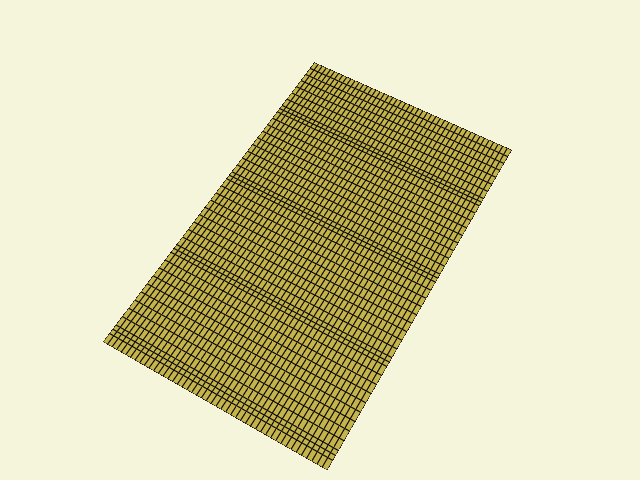

Recreate this plot in Python.
#!/usr/bin/env python

# Create a rectilinear grid and extract a plane using a geometry filter.

# Factory overrides: importing these modules registers the OpenGL rendering
# and interaction style implementations for vtkRenderingCore factory classes.
import vtkmodules.vtkInteractionStyle  # noqa: F401
import vtkmodules.vtkRenderingOpenGL2  # noqa: F401

# VTK pipeline classes used in this example
from vtkmodules.vtkCommonCore import vtkDoubleArray
from vtkmodules.vtkCommonDataModel import vtkRectilinearGrid
from vtkmodules.vtkFiltersGeometry import vtkRectilinearGridGeometryFilter
from vtkmodules.vtkRenderingCore import (
    vtkActor,
    vtkPolyDataMapper,
    vtkRenderWindow,
    vtkRenderWindowInteractor,
    vtkRenderer,
)

# Colors (normalized RGB)
banana_rgb = (0.890, 0.812, 0.341)
beige_rgb = (0.961, 0.961, 0.863)

# Source: define coordinates along each axis
x = [-1.22396, -1.17188, -1.11979, -1.06771, -1.01562, -0.963542, -0.911458,
     -0.859375, -0.807292, -0.755208, -0.703125, -0.651042, -0.598958,
     -0.546875, -0.494792, -0.442708, -0.390625, -0.338542, -0.286458,
     -0.234375, -0.182292, -0.130209, -0.078125, -0.026042, 0.0260415,
     0.078125, 0.130208, 0.182291, 0.234375, 0.286458, 0.338542, 0.390625,
     0.442708, 0.494792, 0.546875, 0.598958, 0.651042, 0.703125, 0.755208,
     0.807292, 0.859375, 0.911458, 0.963542, 1.01562, 1.06771, 1.11979,
     1.17188]
y = [-1.25, -1.17188, -1.09375, -1.01562, -0.9375, -0.859375, -0.78125,
     -0.703125, -0.625, -0.546875, -0.46875, -0.390625, -0.3125, -0.234375,
     -0.15625, -0.078125, 0, 0.078125, 0.15625, 0.234375, 0.3125, 0.390625,
     0.46875, 0.546875, 0.625, 0.703125, 0.78125, 0.859375, 0.9375, 1.01562,
     1.09375, 1.17188, 1.25]
z = [0, 0.1, 0.2, 0.3, 0.4, 0.5, 0.6, 0.7, 0.75, 0.8, 0.9, 1, 1.1, 1.2,
     1.3, 1.4, 1.5, 1.6, 1.7, 1.75, 1.8, 1.9, 2, 2.1, 2.2, 2.3, 2.4, 2.5,
     2.6, 2.7, 2.75, 2.8, 2.9, 3, 3.1, 3.2, 3.3, 3.4, 3.5, 3.6, 3.7, 3.75,
     3.8, 3.9]

x_coords = vtkDoubleArray()
for val in x:
    x_coords.InsertNextValue(val)

y_coords = vtkDoubleArray()
for val in y:
    y_coords.InsertNextValue(val)

z_coords = vtkDoubleArray()
for val in z:
    z_coords.InsertNextValue(val)

# RectilinearGrid: assemble the grid from coordinate arrays
rgrid = vtkRectilinearGrid()
rgrid.SetDimensions(len(x), len(y), len(z))
rgrid.SetXCoordinates(x_coords)
rgrid.SetYCoordinates(y_coords)
rgrid.SetZCoordinates(z_coords)

# GeometryFilter: extract a plane (constant y=16) from the grid
plane = vtkRectilinearGridGeometryFilter()
plane.SetInputData(rgrid)
plane.SetExtent(0, len(x) - 1, 16, 16, 0, len(z) - 1)

# Mapper: map the extracted plane to graphics primitives
mapper = vtkPolyDataMapper()
mapper.SetInputConnection(plane.GetOutputPort())

# Actor: assign the mapped geometry with visible edges
actor = vtkActor()
actor.SetMapper(mapper)
actor.GetProperty().SetColor(banana_rgb)
actor.GetProperty().EdgeVisibilityOn()

# Renderer: assemble the scene
renderer = vtkRenderer()
renderer.AddActor(actor)
renderer.SetBackground(beige_rgb)

# Window: display the rendered scene
render_window = vtkRenderWindow()
render_window.AddRenderer(renderer)
render_window.SetWindowName("rgrid")
render_window.SetMultiSamples(0)
render_window.SetSize(640, 480)

# Interactor: handle mouse and keyboard events
render_window_interactor = vtkRenderWindowInteractor()
render_window_interactor.SetRenderWindow(render_window)

# Scene: configure the camera
renderer.ResetCamera()
renderer.GetActiveCamera().Elevation(60.0)
renderer.GetActiveCamera().Azimuth(30.0)

render_window_interactor.Initialize()
render_window_interactor.Start()
